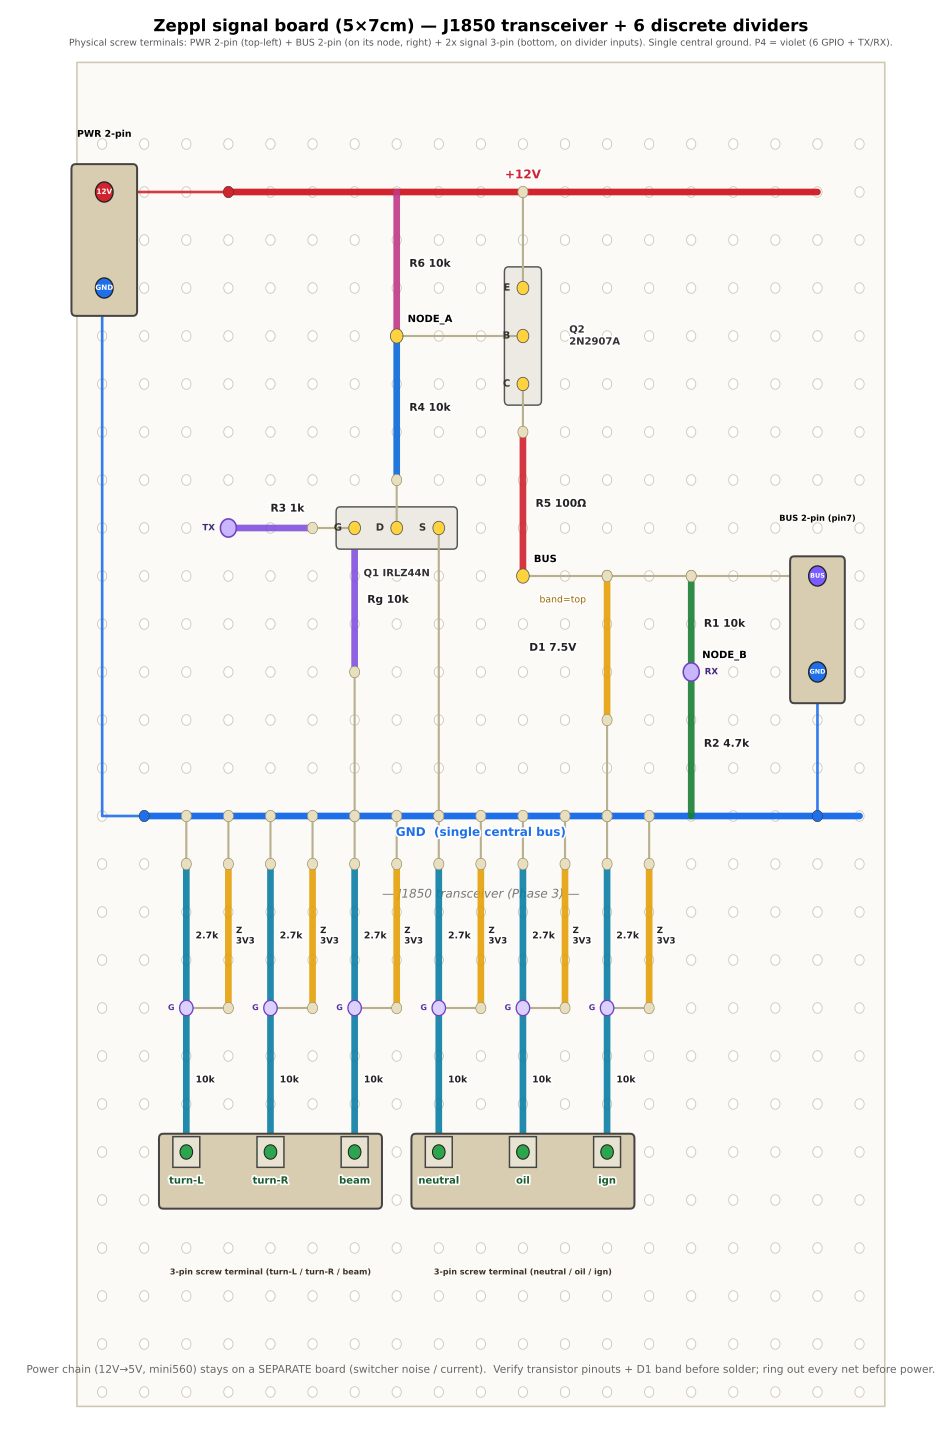

Reproduce this figure in Python.
# J1850 signal board (Phase 3 Stage 4 -> bike): perfboard layout of the J1850
# transceiver (RX bare divider + high-side TX) + the 6 discrete 12V input
# dividers (10k/2.7k + 3V3 clamp; turn L/R, high-beam, neutral, oil, ignition).
# Bike build (Rpd omitted). SINGLE central ground bus (row 15); dividers are
# flipped (GND up to the central bus, harness inputs at the bottom edge).
# Harness = physical screw terminals: one PWR 3-pin (+12V/GND/BUS, top-left,
# orthogonally routed) + two signal 3-pin blocks sitting directly on the divider
# inputs (5 mm divider pitch -> a 3-pin block lands on 3 divider inputs, no
# routing). P4 = TX (gate) / RX (NODE_B) + 6 GPIO pads on the divider nodes.
# Companion to schemdraw j1850_tx.py / j1850_rx.py / discrete_divider.py (the
# electrical source of truth). Power chain is a SEPARATE board.
# matplotlib, NOT schemdraw. Regenerate: python3 j1850_signal_board.py (matplotlib).
import matplotlib
matplotlib.use("Agg")
import matplotlib.pyplot as plt
from matplotlib.patches import FancyBboxPatch, Rectangle, Circle
import matplotlib.patheffects as pe

def X(c): return c
def Y(r): return -r
LBL=[pe.withStroke(linewidth=2.5,foreground="white")]

fig, ax = plt.subplots(figsize=(11,15))
fig.patch.set_facecolor("white")
ax.set_facecolor("white")
ax.set_xlim(-1.2, 20.5)
ax.set_ylim(-27.6, 1.8)
ax.axis("off")

# board outline (portrait 5x7cm ~ 19 x 27 holes)
ax.add_patch(Rectangle((0.4,-27.3),19.2,28.0, facecolor="#fbfaf6",
             edgecolor="#cfc9b4", lw=1.2, zorder=0))
NC, NR = 19, 27
for r in range(1,NR+1):
    for c in range(1,NC+1):
        ax.add_patch(Circle((X(c),Y(r)),0.11,facecolor="white",edgecolor="#c9c2ac",lw=0.6,zorder=1))

def busline(row,x0,x1,color,label,lx,ly=0.0):
    ax.plot([x0,x1],[Y(row),Y(row)],color=color,lw=5,solid_capstyle="round",zorder=2)
    if label:
        t=ax.text(lx,Y(row)+ly,label,ha="center",va="center",fontsize=9,fontweight="bold",color=color,zorder=6)
        t.set_path_effects(LBL)

def res(c1,r1,c2,r2,label,color,loff=(0.3,0),fs=8):
    x1,y1,x2,y2=X(c1),Y(r1),X(c2),Y(r2)
    ax.plot([x1,x2],[y1,y2],color=color,lw=5,solid_capstyle="round",zorder=3,alpha=0.9)
    t=ax.text((x1+x2)/2+loff[0],(y1+y2)/2+loff[1],label,ha="left",va="center",fontsize=fs,fontweight="bold",color="#222",zorder=6)
    t.set_path_effects(LBL)

def jumper(c1,r1,c2,r2):
    ax.plot([X(c1),X(c2)],[Y(r1),Y(r2)],color="#b9b090",lw=1.6,zorder=4,solid_capstyle="round")
    for (c,r) in [(c1,r1),(c2,r2)]:
        ax.add_patch(Circle((X(c),Y(r)),0.12,facecolor="#e7dfbf",edgecolor="#9a9068",lw=0.5,zorder=5))

def node(c,r,label,dx=0.26,dy=0.24,col="#ffd33d"):
    ax.add_patch(Circle((X(c),Y(r)),0.15,facecolor=col,edgecolor="#555",lw=0.6,zorder=6))
    if label:
        t=ax.text(X(c)+dx,Y(r)+dy,label,ha="left",va="bottom",fontsize=7.5,fontweight="bold",zorder=7)
        t.set_path_effects(LBL)

def transistor(cells,name,namexy):
    xs=[X(c) for c,r,_ in cells]; ys=[Y(r) for c,r,_ in cells]
    ax.add_patch(FancyBboxPatch((min(xs)-0.42,min(ys)-0.42),max(xs)-min(xs)+0.84,max(ys)-min(ys)+0.84,
        boxstyle="round,pad=0.02,rounding_size=0.1",facecolor="#eceae2",edgecolor="#555",lw=1.1,zorder=3))
    for c,r,pl in cells:
        ax.add_patch(Circle((X(c),Y(r)),0.14,facecolor="#ffd33d",edgecolor="#555",lw=0.6,zorder=6))
        ax.text(X(c)-0.3,Y(r),pl,ha="right",va="center",fontsize=7.5,fontweight="bold",color="#333",zorder=7)
    t=ax.text(namexy[0],namexy[1],name,ha="center",va="center",fontsize=8,fontweight="bold",color="#333",zorder=7)
    t.set_path_effects(LBL)

def extpad(c,r,label,tx,ty,fs=8.5):
    ax.add_patch(Circle((X(c),Y(r)),0.17,facecolor="#c7f0cf",edgecolor="#2da44e",lw=1.0,zorder=6))
    ax.annotate(label, xy=(X(c),Y(r)), xytext=(tx,ty), fontsize=fs, fontweight="bold",
                ha="center", va="center", zorder=8, color="#1a5c30",
                arrowprops=dict(arrowstyle="->",color="#2da44e",lw=1.4))

# ================= J1850 transceiver (rows 2-15) =================
busline(2,4,18,"#d1242f","+12V",11,0.35)
busline(15,2,19,"#1f6feb","GND  (single central bus)",10,-0.35)

res(8,2,8,5,"R6 10k","#bf3989")
res(8,5,8,8,"R4 10k","#0969da")
res(4,9,6,9,"R3 1k","#8250df",loff=(0,0.4))
res(7,9,7,12,"Rg 10k","#8250df")
res(11,7,11,10,"R5 100Ω","#cf222e")
res(13,10,13,13,"D1 7.5V","#e3a008",loff=(-1.85,0))
ax.text(12.5,Y(11)+0.5,"band=top",ha="right",va="center",fontsize=7,color="#9a6700",path_effects=LBL)
res(15,10,15,12,"R1 10k","#1a7f37")
res(15,12,15,15,"R2 4.7k","#1a7f37")

transistor([(7,9,"G"),(8,9,"D"),(9,9,"S")],"",(8,Y(9)))
ax.text(8,Y(9)-0.95,"Q1 IRLZ44N",ha="center",va="center",fontsize=7.5,fontweight="bold",color="#333",path_effects=LBL)
transistor([(11,4,"E"),(11,5,"B"),(11,6,"C")],"",(11,Y(5)))
ax.text(12.1,Y(5),"Q2\n2N2907A",ha="left",va="center",fontsize=7.5,fontweight="bold",color="#333",path_effects=LBL)

node(8,5,"NODE_A")
node(11,10,"BUS")
node(15,12,"NODE_B")

jumper(6,9,7,9); jumper(8,8,8,9); jumper(8,5,11,5); jumper(11,4,11,2)
jumper(11,6,11,7); jumper(11,10,13,10); jumper(13,10,15,10)
jumper(9,9,9,15); jumper(7,12,7,15); jumper(13,13,13,15)
# NOTE: removed jumper(15,12,17,12) — it extended NODE_B (RX) rightward to the
# old RX pad column (col 17), which sat one hole from the BUS-terminal GND pin
# (col 18) — a bridge hazard that shorts NODE_B to GND (bypasses R2 -> BUS-GND
# reads R1=10k). The P4 RX pad now sits directly on NODE_B (col 15), so this
# jumper is vestigial. Do not solder it.
jumper(15,10,18,10)


ax.text(10,-16.7,"— J1850 transceiver (Phase 3) —",ha="center",fontsize=9,style="italic",color="#777")

# ===== 6 discrete 12V dividers - FLIPPED, single central GND (row 15) =====
# terminal(bottom) -> Ra -> node -> Rb/Z -> GND(top, central bus)
DIV=[("turn-L",3),("turn-R",5),("beam",7),("neutral",9),("oil",11),("ign",13)]
for name,c in DIV:
    res(c,16,c,19,"2.7k","#0a7ea4",loff=(0.22,0),fs=7)     # Rb: central GND(top)->node
    jumper(c,15,c,16)                                      # -> central GND bus
    res(c,19,c,22,"10k","#0a7ea4",loff=(0.22,0),fs=7)      # Ra: node->terminal(bottom)
    # 3V3 clamp zener node->GND in adjacent column (band/cathode at node side)
    jumper(c,19,c+1,19)
    res(c+1,16,c+1,19,"Z\n3V3","#e3a008",loff=(0.18,0),fs=6.5)
    jumper(c+1,15,c+1,16)
    # harness screw terminal at the BOTTOM edge (sits on the divider input)
    ax.add_patch(Rectangle((X(c)-0.32,Y(22)-0.32),0.64,0.64,facecolor="#e8e2d0",edgecolor="#444",lw=1.1,zorder=6))
    ax.add_patch(Circle((X(c),Y(22)),0.15,facecolor="#2da44e",edgecolor="#222",lw=0.8,zorder=7))
    t=ax.text(X(c),Y(22)-0.5,name,ha="center",va="top",fontsize=7.5,fontweight="bold",color="#1a5c30",zorder=8); t.set_path_effects(LBL)
    # P4 GPIO dupont pad at the node
    ax.add_patch(Circle((X(c),Y(19)),0.16,facecolor="#dcd0ff",edgecolor="#6f42c1",lw=1.0,zorder=6))
    ax.text(X(c)-0.28,Y(19),"G",ha="right",va="center",fontsize=6,fontweight="bold",color="#5a32a3",zorder=8)



# ---- orthogonal grid router ----
def orout(pts,color,lw=2.0):
    xs=[X(c) for c,r in pts]; ys=[Y(r) for c,r in pts]
    ax.plot(xs,ys,color=color,lw=lw,zorder=1.7,solid_capstyle="round",solid_joinstyle="round",alpha=0.9)
    for c,r in [pts[0],pts[-1]]:
        ax.add_patch(Circle((X(c),Y(r)),0.12,facecolor=color,edgecolor="#333",lw=0.4,zorder=5))
# ---- PWR 2-pin screw terminal (top-left): +12V / GND ----
ax.add_patch(FancyBboxPatch((0.3,Y(4)-0.55),1.5,3.1,boxstyle="round,pad=0.03,rounding_size=0.1",facecolor="#d8cdb0",edgecolor="#444",lw=1.5,zorder=5.5))
ax.text(1.05,Y(1)+0.15,"PWR 2-pin",ha="center",fontsize=7,fontweight="bold")
for r,lab,co in [(2,"12V","#d1242f"),(4,"GND","#1f6feb")]:
    ax.add_patch(Circle((1.05,Y(r)),0.21,facecolor=co,edgecolor="#222",lw=1,zorder=7))
    ax.text(1.05,Y(r),lab,ha="center",va="center",fontsize=5.4,fontweight="bold",color="white",zorder=8)
orout([(1,2),(4,2)],"#d1242f")             # +12V -> +12V bus
orout([(1,4),(1,15),(2,15)],"#1f6feb")     # GND  -> central bus
# ---- BUS 2-pin screw terminal sits ON the BUS node (right side): no long routing ----
ax.add_patch(FancyBboxPatch((X(18)-0.62,Y(12)-0.62),1.24,3.0,boxstyle="round,pad=0.03,rounding_size=0.1",facecolor="#d8cdb0",edgecolor="#444",lw=1.5,zorder=5.4))
ax.text(X(18),Y(9)+0.15,"BUS 2-pin (pin7)",ha="center",fontsize=6.2,fontweight="bold")
ax.add_patch(Circle((X(18),Y(10)),0.21,facecolor="#7a5cff",edgecolor="#222",lw=1,zorder=7))
ax.text(X(18),Y(10),"BUS",ha="center",va="center",fontsize=4.8,fontweight="bold",color="white",zorder=8)
ax.add_patch(Circle((X(18),Y(12)),0.21,facecolor="#1f6feb",edgecolor="#222",lw=1,zorder=7))
ax.text(X(18),Y(12),"GND",ha="center",va="center",fontsize=4.8,fontweight="bold",color="white",zorder=8)
orout([(18,12),(18,15)],"#1f6feb")         # BUS-terminal GND pin -> central bus (short)

# ---- two 3-pin harness screw terminals sit DIRECTLY on the divider inputs (row 22) ----
for cols,lab in [([3,5,7],"turn-L / turn-R / beam"),([9,11,13],"neutral / oil / ign")]:
    x0,x1=X(cols[0]),X(cols[-1])
    ax.add_patch(FancyBboxPatch((x0-0.62,Y(23)-0.15),x1-x0+1.24,1.5,boxstyle="round,pad=0.03,rounding_size=0.1",
        facecolor="#d8cdb0",edgecolor="#444",lw=1.5,zorder=5.4))
    ax.text((x0+x1)/2,Y(24.55),"3-pin screw terminal ("+lab+")",ha="center",fontsize=6.0,fontweight="bold",color="#3d3524",zorder=8)

# ---- P4 dupont pads: TX at gate, RX at NODE_B (6x GPIO already marked on the divider nodes) ----
for c,r,lab in [(4,9,"TX"),(15,12,"RX")]:
    ax.add_patch(Circle((X(c),Y(r)),0.19,facecolor="#c9b6ff",edgecolor="#6f42c1",lw=1.2,zorder=7))
    ax.text(X(c)-0.32 if lab=="TX" else X(c)+0.32,Y(r),lab,ha="right" if lab=="TX" else "left",va="center",fontsize=6.5,fontweight="bold",color="#42287a",zorder=8)
ax.text(10,1.05,"Physical screw terminals: PWR 2-pin (top-left) + BUS 2-pin (on its node, right) + 2x signal 3-pin (bottom, on divider inputs). "
        "Single central ground. P4 = violet (6 GPIO + TX/RX).",ha="center",fontsize=7.0,color="#555")

# title + minimal note
ax.text(10,1.35,"Zeppl signal board (5×7cm) — J1850 transceiver + 6 discrete dividers",
        ha="center",fontsize=12.5,fontweight="bold")
ax.text(10,-26.6,
 "Power chain (12V→5V, mini560) stays on a SEPARATE board (switcher noise / current).  "
 "Verify transistor pinouts + D1 band before solder; ring out every net before power.",
 ha="center",fontsize=8,color="#666")

plt.tight_layout()
fig.savefig("j1850_signal_board.png", dpi=140, facecolor="white", bbox_inches="tight")
fig.savefig("j1850_signal_board.svg", facecolor="white", bbox_inches="tight")
print("ok")
